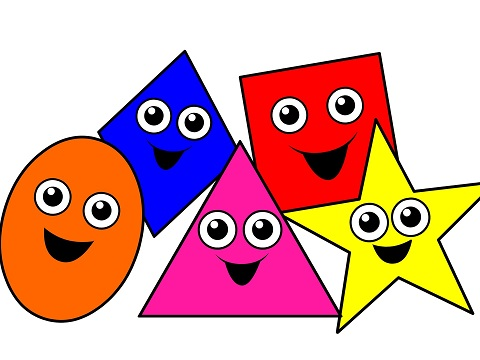
//> input picture contour2.jpg, 480 x 360 px
$ ./extractContour   (built with g++ and OpenCV 4)
//> lines starting //> are read from the running program, lines starting //| are printed output that depends on the picture; after the words box and inside, x2 and y2 are one past the last pixel; in counts of white or black regions, pixels touching at a corner belong together
#include <iostream>
#include <fstream>
#include <string>
#include <vector>
#include "opencv2/opencv_modules.hpp"
#include "opencv2/highgui/highgui.hpp"
#include "opencv2/imgproc.hpp"
//#include "traversalModes.cpp"

using namespace cv;
using namespace std;

#define debug 0

int main()
{
Mat image = imread("contour2.jpg", cv::IMREAD_GRAYSCALE);
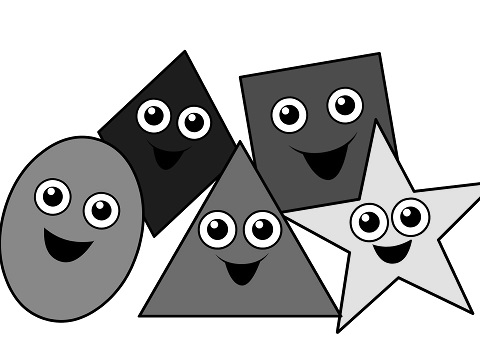
//> image: 360 rows x 480 cols, CV_8UC1; min 0, max 255, mean 180.7

Mat img;

//eliminate noise - select the kernel based on the noise
GaussianBlur(image,img,Size(7,7),0,0);
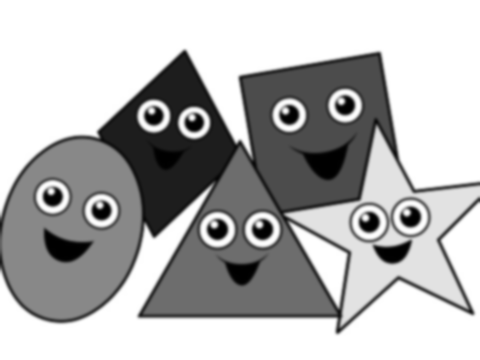
//> img: 360 rows x 480 cols, CV_8UC1; min 0, max 255, mean 180.7

Mat detected_edges;

//variables for canny
int lower_threshold = 50;
int kernel_size = 3;

//variables for contours
vector <vector<Point>> contours;
//No of points in which a given contour can fit into a polygon
vector<Point> approx;
vector <Vec4i> hierarchy;

//variables for drawContours
Mat mask(360, 480, CV_8UC1,255);

//Output image
Mat output(360, 480, CV_8UC1,255);

//colored contours
Scalar colorF(30,120,30);

Canny(img,detected_edges,lower_threshold,lower_threshold*3,kernel_size);
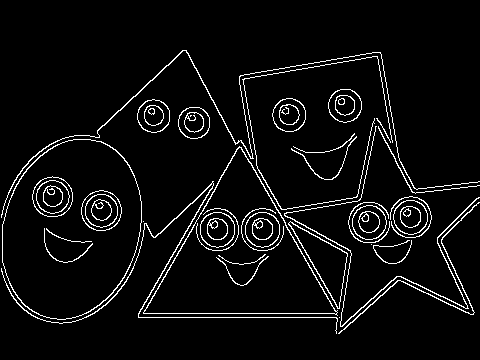
//> detected_edges: 360 rows x 480 cols, CV_8UC1; 5.1% white in thin lines or dots, all inside (x1, y1, x2, y2) = (1, 50, 480, 334)

findContours(detected_edges,contours,hierarchy,CV_RETR_TREE, CV_CHAIN_APPROX_SIMPLE);
//> contours = 85 contours, 14 with area under 20; largest, box (x1, y1, x2, y2) and area: (2, 139, 142, 320) 19568, (2, 139, 142, 320) 19436, (143, 146, 338, 316) 16346, (143, 147, 338, 315) 16175, (288, 221, 348, 309) 1852

int sz = contours.size();
//> sz = 85

#if debug
for (int i = 0;i < hierarchy.size();i++)
{
	cout << "Contour : "<< i << "   " << hierarchy[i][0] << " " << hierarchy[i][1] << " " << hierarchy[i][2] << " " <<  hierarchy[i][3] << endl;
}
#endif

for(int j=0;j<sz;j++)
{
	int circle = -1;
	double area = -1,peri=-1;
	approxPolyDP(contours[j],approx,2,true);
	area = contourArea(contours[j]);
	peri = arcLength(contours[j],false);
	if(approx.size()>7 && area < 1300 && peri < 250)
	{
		circle = j;
		#if debug
			cout << "Contour : "<< circle << " length : " <<approx.size() << " area : " << area << " peri : "<<peri<<endl;
		#endif
	}
	if(circle != -1)
	{
		drawContours(mask,contours,circle,Scalar(0,0,0),-1,8,hierarchy,0,Point());
	}
}
//> this loop made 85 passes
//> (area, peri) on passes 3, 4, 5, 7, 8, 9, 10, 11, 12, 13, 14, 15: (21.5, 203.9), (1851.5, 237.3), (1771, 234.1), (915, 107.7), (886, 109.4), (350.5, 65.53), (31, 20.31), (294.5, 90.91), (147.5, 628.8), (35, 252.3), (916.5, 105.2), (885.5, 109.8)
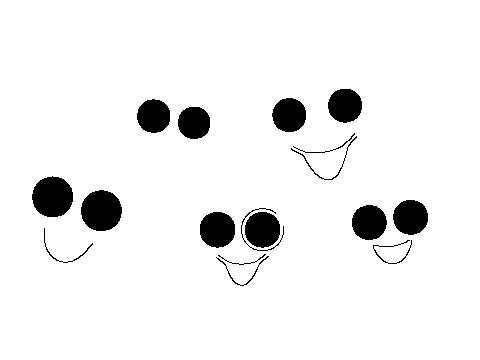
//> mask: 360 rows x 480 cols, CV_8UC1; 93.7% white; 17 black regions, largest, box (x1, y1, x2, y2) and area: (81, 190, 122, 231) 1320, (32, 176, 73, 217) 1319, (200, 212, 235, 248) 1010
//> after the loop, approx = contour of 37 points, box (x1, y1, x2, y2) (1, 50, 480, 218), area 376
namedWindow("Mask", WINDOW_AUTOSIZE);
imshow("Mask",mask);
while(1)
{
	char k = waitKey(33);
//> the Esc key is pressed
	if(k == 27)
		break;
}

bitwise_and(img,mask,img);
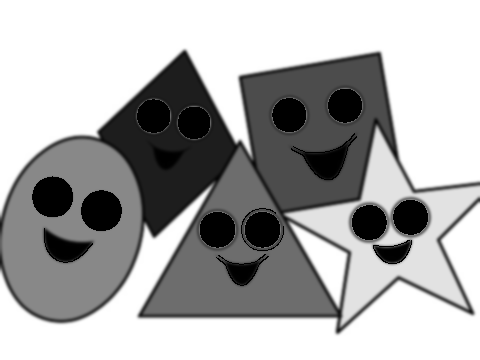
//> img: 360 rows x 480 cols, CV_8UC1; 6.21% of pixels changed, all inside (x1, y1, x2, y2) = (32, 89, 428, 286)
namedWindow("Input", WINDOW_AUTOSIZE);
imshow("Input",image);
while(1)
{
	char k = waitKey(33);
//> the Esc key is pressed
	if(k == 27)
		break;
}
namedWindow("Output", WINDOW_AUTOSIZE);
imshow("Output",img);
while(1)
{
	char k = waitKey(33);
//> the Esc key is pressed
	if(k == 27)
		break;
}
}
